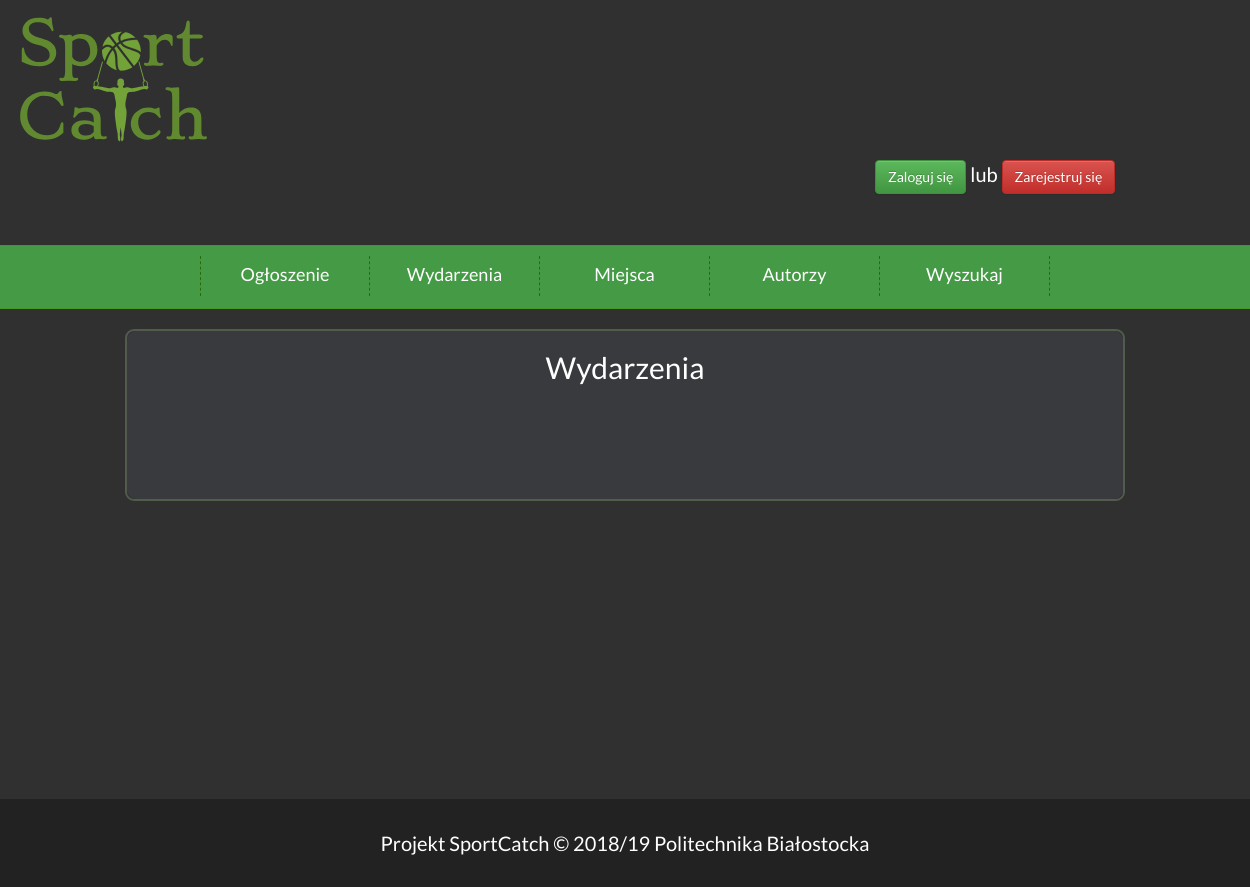
Before: /events with the older database file.
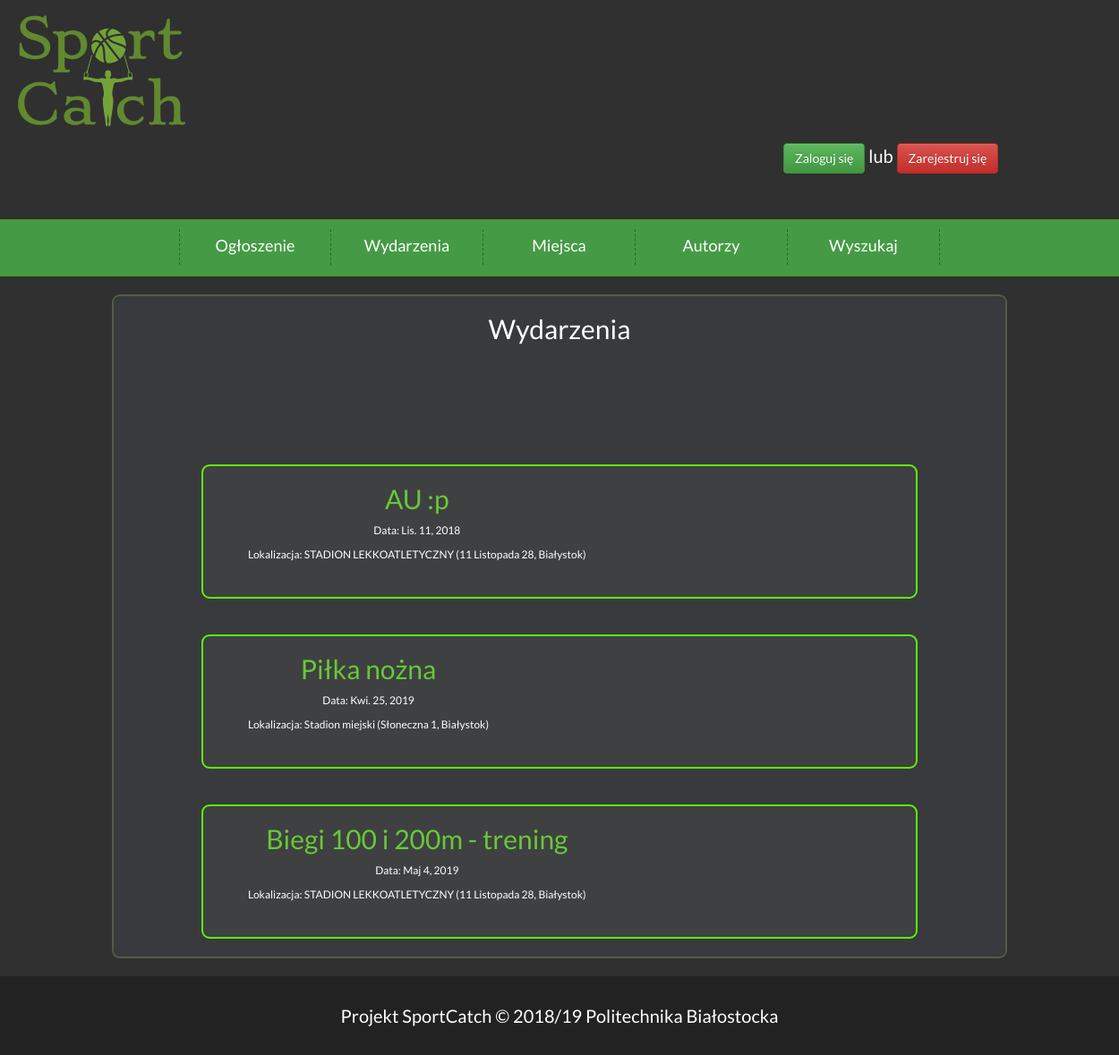
After: the same page with the newer database file.
### event/models.py (models this page shows, shortened)
class wydarzenie(models.Model):
    miejsce=models.ForeignKey(miejsce,on_delete=models.CASCADE)
    nazwa=models.CharField(max_length=50)
    data_rozpoczecia=models.DateField()
    organizator=models.ForeignKey(User,on_delete=models.CASCADE,related_name='wydarzenia')
    opis=models.TextField()
    uczestnicy=models.ManyToManyField(User,related_name="uczestnicy")
    Srednia_ocen=models.IntegerField( default=0)
    photo = models.ImageField(upload_to="wydarzenia/", blank=True, default='miejsca/Default.jpg')

class miejsce(models.Model):
    adres=models.CharField(max_length=100)
    miasto=models.CharField(max_length=100, default="Białystok")
    nazwa=models.CharField(max_length=100)
    zaakceptowane=models.BooleanField(default=False)
    Srednia_ocen=models.IntegerField( default=0)
    photo = models.ImageField(upload_to='miejsca/', blank=True, default='miejsca/Default.jpg')
    def __str__(self):
        return "{} ({}, {})".format(self.nazwa, self.adres, self.miasto)
    class Meta:
        verbose_name = 'Miejsce'
        verbose_name_plural = 'Miejsca'

### event/views.py (the view)
# urls.py: path('events', views.events_list, name='events_list'),
def events_list(request):
    user = Profile.objects.all()
    profiles = Profile.objects.all()
    events = wydarzenie.objects.order_by('data_rozpoczecia')
    if request.user.is_authenticated:
        user = Profile.objects.get(user=request.user)
    return render(request, 'event/events_list.html', {'events': events, 'profiles': profiles, 'user': user})

### event/templates/event/events_list.html (shortened to what this page needs)
{% extends 'Base.html' %}
{% block content %}
<div class="wydarzenia">
        <div class="Elementy_wydarzen">
<h2>Wydarzenia</h2>
{% for event in events %}
<div class="Obramowanie">
        <div class="Text">
    <h2><a href="{%url 'event_detail' pk=event.pk%}">{{event.nazwa}}</a></h2>
    <p>Data: {{event.data_rozpoczecia}}</p>
    <p>Lokalizacja: {{event.miejsce}}</p>
    </div>
    </div>
{%endfor%}
        </div>
   </div>
{% endblock %}

Changed rows visible on the page:
added wydarzenie: nazwa "AU :p", data_rozpoczecia "Lis. 11, 2018", miejsce "STADION LEKKOATLETYCZNY (11 Listopada 28, Białystok)"
added wydarzenie: nazwa "Piłka nożna", data_rozpoczecia "Kwi. 25, 2019", miejsce "Stadion miejski (Słoneczna 1, Białystok)"
added wydarzenie: nazwa "Biegi 100 i 200m - trening", data_rozpoczecia "Maj 4, 2019", miejsce "STADION LEKKOATLETYCZNY (11 Listopada 28, Białystok)"
